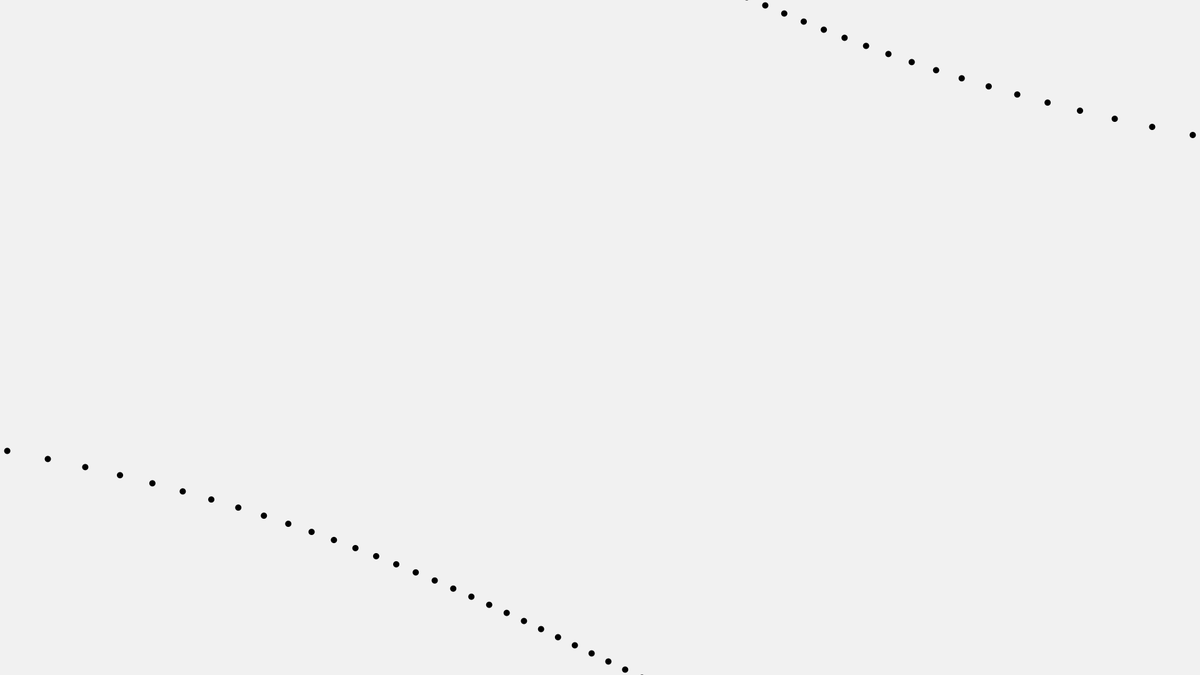
Frame 1 (no input)
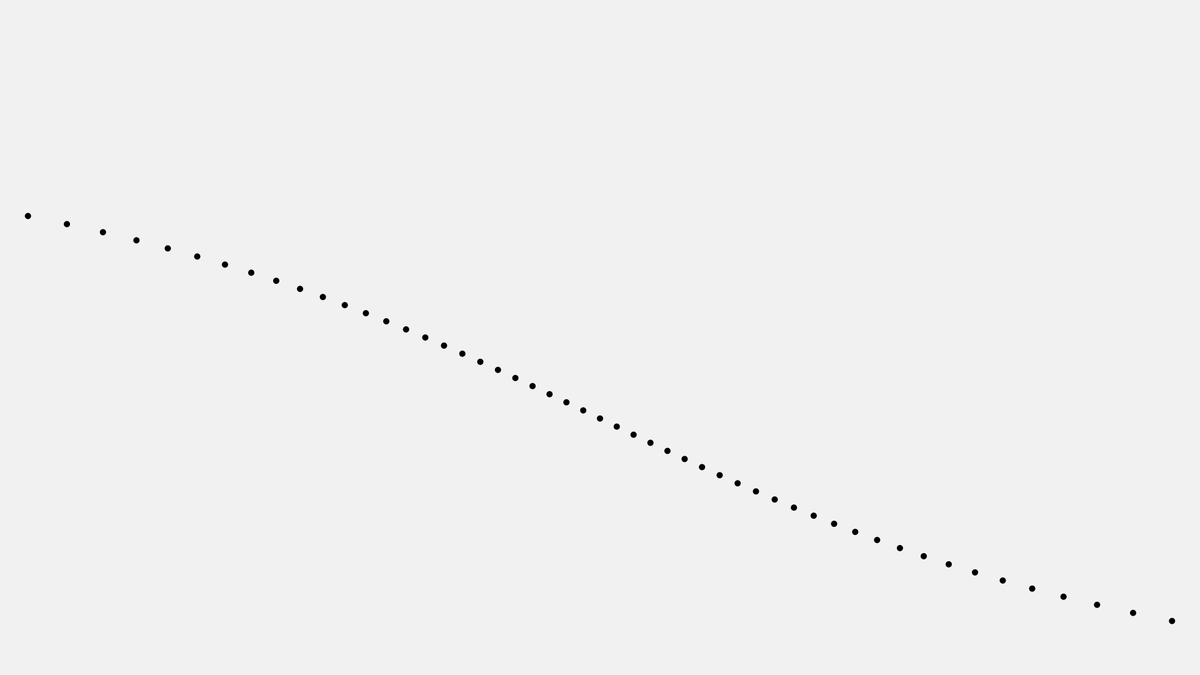
Frame 60 (the mouse pressed at the canvas centre just before this capture)
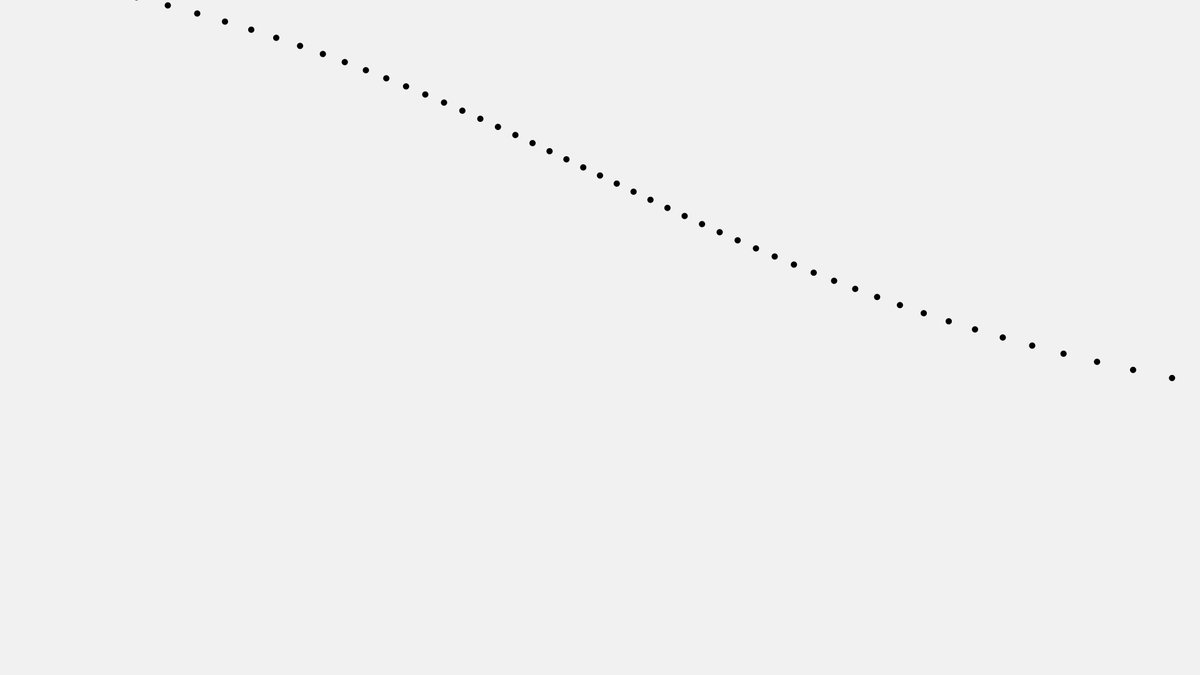
Frame 120 (the mouse held since frame 60 and released just before this capture)

The Processing sketch that drew these frames (run headless with seeded random() and noise(); from frame 60 on, the mouse is pressed at the canvas centre):

// Processing sketch: art026
// ── art026.pde
float amount = 100;

void setup() {
    size(1920, 1080);
}

void draw() {
    background(#f1f1f1);
    fill(0);
    noStroke();
    translate(width / 2, height / 2);
    for (int i = 0; i <= amount; i++) {
        float y = map(i, 0, amount, -height * 0.6, height * 0.6);
        float x = map(tan(radians((frameCount + (i * 2)))), -1, 1, -width * 0.4, width * 0.4);
        pushMatrix();
        translate(x, y);
        ellipse(0, 0, 10, 10);
        popMatrix();
    }
}
